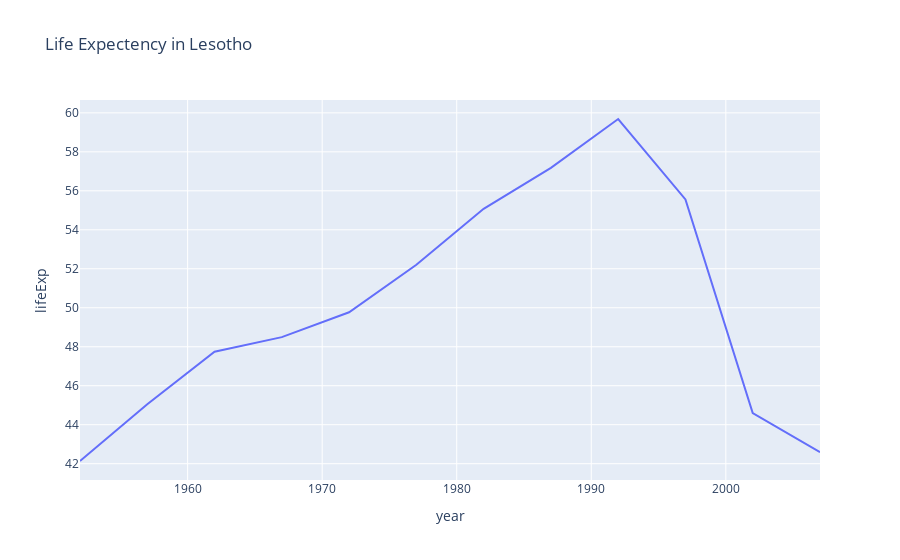

Notebook code cell kept with this figure:
### Code cell
fig = px.line(df, x="year", y="lifeExp",
              title="Life Expectency in Lesotho",
              )
fig.show()

### Figure 1 — Plotly figure (JSON) as saved in the notebook; plotly's stock layout.template omitted (floating-point values rounded to 4 significant figures)
{"data": [{"hovertemplate": "year=%{x}<br>lifeExp=%{y}<extra></extra>", "legendgroup": "", "line": {"color": "#636efa", "dash": "solid"}, "marker": {"symbol": "circle"}, "mode": "lines", "name": "", "orientation": "v", "showlegend": false, "type": "scatter", "x": [1952, 1957, 1962, 1967, 1972, 1977, 1982, 1987, 1992, 1997, 2002, 2007], "xaxis": "x", "y": [42.14, 45.05, 47.75, 48.49, 49.77, 52.21, 55.08, 57.18, 59.69, 55.56, 44.59, 42.59], "yaxis": "y"}], "layout": {"legend": {"tracegroupgap": 0}, "title": {"text": "Life Expectency in Lesotho"}, "xaxis": {"anchor": "y", "domain": [0, 1], "title": {"text": "year"}}, "yaxis": {"anchor": "x", "domain": [0, 1], "title": {"text": "lifeExp"}}}}
